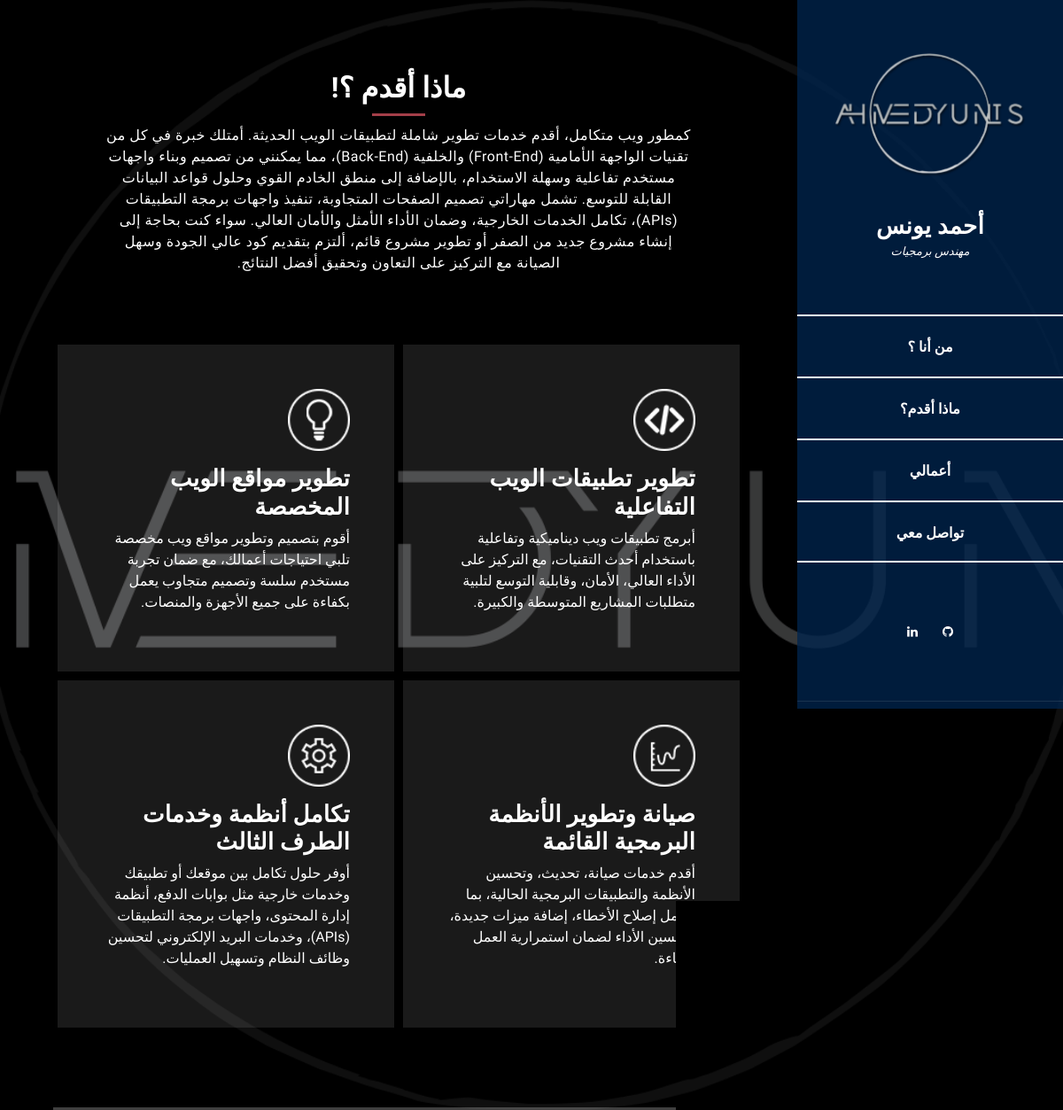
The app's page /ar/services/ with its own data.
### main/models.py (models this page shows, shortened)
class SidebarAuthor(models.Model):
    name = models.CharField(max_length=100)
    title = models.CharField(max_length=100)
    image = models.ImageField(upload_to='author_images/')
    class Meta:
        verbose_name = _('مؤلف الشريط الجانبي')
        verbose_name_plural = _('مؤلفو الشريط الجانبي')

class ServiceSection(models.Model):
    title = models.CharField(max_length=200, default="What I’m good at?")
    description = models.TextField(blank=True, null=True)
    class Meta:
        verbose_name = _('قسم الخدمات')
        verbose_name_plural = _('أقسام الخدمات')

class Service(models.Model):
    section = models.ForeignKey(ServiceSection, on_delete=models.CASCADE, related_name='services', null=True, blank=True)
    title = models.CharField(max_length=200)
    description = models.TextField(blank=True, null=True)
    icon_class = models.CharField(max_length=50, blank=True, null=True)  # e.g. 'first-service-icon'
    class Meta:
        verbose_name = _('خدمة')
        verbose_name_plural = _('الخدمات')

### main/views.py (the view)
# urls.py: path('services/', views.services, name='services'),
def services(request):
    section = ServiceSection.objects.first()
    services = Service.objects.filter(section=section) if section else []
    return render(request, "services.html", {
        "service_section": section,
        "services": services,
    })

### main/context_processors.py (called while the page is built)
def author(request):
    return {
        'author': SidebarAuthor.objects.first()
    }

### main/templates/services.html
{% extends "base.html" %}
{% load static %}
{% block content %}
<section class="section my-services" data-section="section2">
  <div class="container">
    <div class="section-heading">
      <h2 dir="auto" style="unicode-bidi: plaintext;">{{ service_section.title }}</h2>
      <div class="line-dec"></div>
      <span dir="auto" style="unicode-bidi: plaintext; text-align: right;">{{ service_section.description }}</span>
    </div>
    <div class="row">
      {% for service in services %}
      <div class="col-md-6">
        <div class="service-item d-flex flex-column justify-content-start align-items-end service-item-equal">
          {% if service.icon_class %}
            <div class="{{ service.icon_class }} service-icon service-icon-right mb-3"></div>
          {% endif %}
          <h4 dir="auto" style="unicode-bidi: plaintext; text-align: right;">{{ service.title }}</h4>
          <p dir="auto" style="unicode-bidi: plaintext; text-align: right;">{{ service.description }}</p>
        </div>
      </div>
      {% endfor %}
    </div>
  </div>
</section>
{% endblock %}

### main/templates/base.html (shortened to what this page needs)
{% load static %}
<!DOCTYPE html>
<html lang="en">
  <head>
    <link href="{% static 'vendor/bootstrap/css/bootstrap.min.css' %}" rel="stylesheet" />
    <link rel="stylesheet" href="{% static 'assets/css/fontawesome.css' %}" />
    <link rel="stylesheet" href="{% static 'assets/css/templatemo-style.css' %}" />
    <link rel="stylesheet" href="{% static 'assets/css/owl.css' %}" />
    <link rel="stylesheet" href="{% static 'assets/css/lightbox.css' %}" />
  </head>
  <body>
    <div id="page-wraper">
      {% include "main/_sidebar.html" %}
      {% block content %}{% endblock %}
    </div>
  </body>
</html>

### main/templates/main/_sidebar.html (shortened to what this page needs)
{% load static %}
<div class="responsive-nav">
  <div id="menu" class="menu">
    <div class="container">
      <div class="image">
          <a href="#"><img src="{{ author.image.url }}" alt="" /></a>
      </div>
      <div class="author-content">
        <h4>{{ author.name}}</h4>
        <span>{{ author.title}}</span>
      </div>
      <nav class="main-nav" role="navigation">
        <ul class="main-menu">
            <li><a href="/" dir="auto" style="unicode-bidi: plaintext;" class="{% if request.path == '/' %}active{% endif %}">من أنا ؟</a></li>
            <li><a href="{% url 'services' %}" dir="auto" style="unicode-bidi: plaintext;" class="{% if request.path == '/services/' %}active{% endif %}">ماذا أقدم؟</a></li>
            <li><a href="{% url 'my_works' %}" dir="auto" style="unicode-bidi: plaintext;" class="{% if request.path == '/my-works/' %}active{% endif %}">أعمالي</a></li>
            <li><a href="{% url 'contact_me' %}" dir="auto" style="unicode-bidi: plaintext;" class="{% if request.path == '/contact/' %}active{% endif %}">تواصل معي</a></li>
        </ul>
      </nav>
      <div class="social-network">
        <ul class="soial-icons">
          <li>
            <a href="https://www.linkedin.com/in/ahmed-yunis-50470288"><i class="fa fa-linkedin"></i></a>
          </li>
          <li>
            <a href="https://github.com/ahmedhuyu"><i class="fa fa-github"></i></a>
          </li>
        </ul>
      </div>
      <div class="copyright-text">
        <p>Copyright 2025 Ahmed Yunis</p>
      </div>
    </div>
  </div>
</div>

### records on screen
SidebarAuthor: image (picture), name "أحمد يونس", title "مهندس برمجيات"
ServiceSection: title "ماذا أقدم ؟!", description "كمطور ويب متكامل، أقدم خدمات تطوير شاملة لتطبيقات الويب الحديثة. أمتلك خبرة في كل من تقنيات الواجهة الأمامية (Front-End) والخلفية (Back-End)، مما يمكنني من تصميم وبناء واجهات مستخدم تفاعلية وسهلة الاستخدام، بالإضافة إلى منطق الخادم القوي وحلول قواعد البيانات القابلة للتوسع. تشمل مهاراتي تصميم الصفحات المتجاوبة، تنفيذ واجهات برمجة التطبيقات (APIs)، تكامل الخدمات الخارجية، وضمان الأداء الأمثل والأمان العالي. سواء كنت بحاجة إلى إنشاء مشروع جديد من الصفر أو تطوير مشروع قائم، ألتزم بتقديم كود عالي الجودة وسهل الصيانة مع التركيز على التعاون وتحقيق أفضل النتائج."
Service: shows a picture, title "تطوير مواقع الويب المخصصة", description "أقوم بتصميم وتطوير مواقع ويب مخصصة تلبي احتياجات أعمالك، مع ضمان تجربة مستخدم سلسة وتصميم متجاوب يعمل بكفاءة على جميع الأجهزة والمنصات."
Service: shows a picture, title "تطوير تطبيقات الويب التفاعلية", description "أبرمج تطبيقات ويب ديناميكية وتفاعلية باستخدام أحدث التقنيات، مع التركيز على الأداء العالي، الأمان، وقابلية التوسع لتلبية متطلبات المشاريع المتوسطة والكبيرة."
Service: shows a picture, title "تكامل أنظمة وخدمات الطرف الثالث", description "أوفر حلول تكامل بين موقعك أو تطبيقك وخدمات خارجية مثل بوابات الدفع، أنظمة إدارة المحتوى، واجهات برمجة التطبيقات (APIs)، وخدمات البريد الإلكتروني لتحسين وظائف النظام وتسهيل العمليات."
Service: shows a picture, title "صيانة وتطوير الأنظمة البرمجية القائمة", description "أقدم خدمات صيانة، تحديث، وتحسين الأنظمة والتطبيقات البرمجية الحالية، بما يشمل إصلاح الأخطاء، إضافة ميزات جديدة، وتحسين الأداء لضمان استمرارية العمل بكفاءة."
